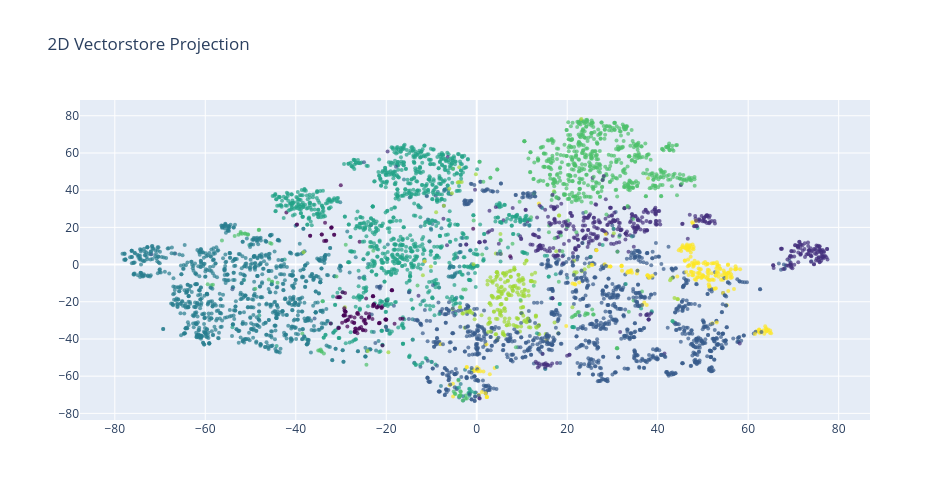
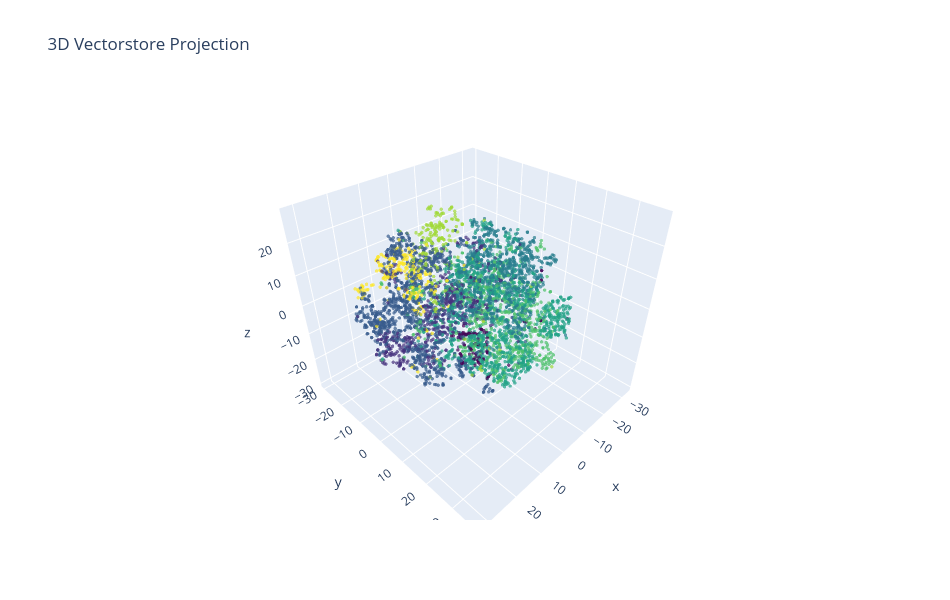

The cell these charts' notebook holds for them, in order:
### Markdown cell above
### 4. Vector Space Inspection: 2D & 3D t-SNE

### Code cell
MAX_VIS_POINTS = 5000
sample_data = collection.get(include=['embeddings', 'documents', 'metadatas'], limit=MAX_VIS_POINTS)

if len(sample_data['embeddings']) > 0:
    raw_vectors = np.array(sample_data['embeddings'])
    categories = [meta['category'] for meta in sample_data['metadatas']]
    unique_cats = list(set(categories))
    cat_to_idx = {cat: idx for idx, cat in enumerate(unique_cats)}
    colors = [cat_to_idx[c] for c in categories]
    hover_text = [f"Category: {c}<br>Text: {d[:60]}..." for c, d in zip(categories, sample_data['documents'])]

    # 2D projection
    reduced_2d = TSNE(n_components=2, random_state=42, perplexity=30).fit_transform(raw_vectors)
    fig_2d = go.Figure(data=[go.Scatter(
        x = reduced_2d[:, 0], y = reduced_2d[:, 1], mode='markers',
        marker=dict(size=4, color=colors, colorscale='Viridis', opacity=0.7),
        text=hover_text, hoverinfo='text'
    )])
    fig_2d.update_layout(title="2D Vectorstore Projection", width=950, height=500)
    fig_2d.show()

    # 3D projection
    reduced_3d = TSNE(n_components=3, random_state=42, perplexity=30).fit_transform(raw_vectors)
    fig_3d = go.Figure(data=[go.Scatter3d(
        x = reduced_3d[:, 0], y = reduced_3d[:, 1], z = reduced_3d[:, 2], mode='markers',
        marker=dict(size=2, color=colors, colorscale='Viridis', opacity=0.7),
        text=hover_text, hoverinfo='text'
    )])
    fig_3d.update_layout(title="3D Vectorstore Projection", width=950, height=600)
    fig_3d.show()

### Figure 1 — Plotly figure (JSON) as saved in the notebook; plotly's stock layout.template omitted (floating-point values rounded to 4 significant figures; data arrays with more than 128 entries replaced by an {"elided": "..."} marker saying what was removed)
{"data": [{"hoverinfo": "text", "marker": {"color": {"elided": "5000 int values"}, "colorscale": [[0, "#440154"], [0.1111, "#482878"], [0.2222, "#3e4989"], [0.3333, "#31688e"], [0.4444, "#26828e"], [0.5556, "#1f9e89"], [0.6667, "#35b779"], [0.7778, "#6ece58"], [0.8889, "#b5de2b"], [1, "#fde725"]], "opacity": 0.7, "size": 4}, "mode": "markers", "text": {"elided": "5000 str values"}, "type": "scatter", "x": {"elided": "5000 float values"}, "y": {"elided": "5000 float values"}}], "layout": {"height": 500, "title": {"text": "2D Vectorstore Projection"}, "width": 950}}

### Figure 2 — Plotly figure (JSON) as saved in the notebook; plotly's stock layout.template omitted (floating-point values rounded to 4 significant figures; data arrays with more than 128 entries replaced by an {"elided": "..."} marker saying what was removed)
{"data": [{"hoverinfo": "text", "marker": {"color": {"elided": "5000 int values"}, "colorscale": [[0, "#440154"], [0.1111, "#482878"], [0.2222, "#3e4989"], [0.3333, "#31688e"], [0.4444, "#26828e"], [0.5556, "#1f9e89"], [0.6667, "#35b779"], [0.7778, "#6ece58"], [0.8889, "#b5de2b"], [1, "#fde725"]], "opacity": 0.7, "size": 2}, "mode": "markers", "text": {"elided": "5000 str values"}, "type": "scatter3d", "x": {"elided": "5000 float values"}, "y": {"elided": "5000 float values"}, "z": {"elided": "5000 float values"}}], "layout": {"height": 600, "title": {"text": "3D Vectorstore Projection"}, "width": 950}}
